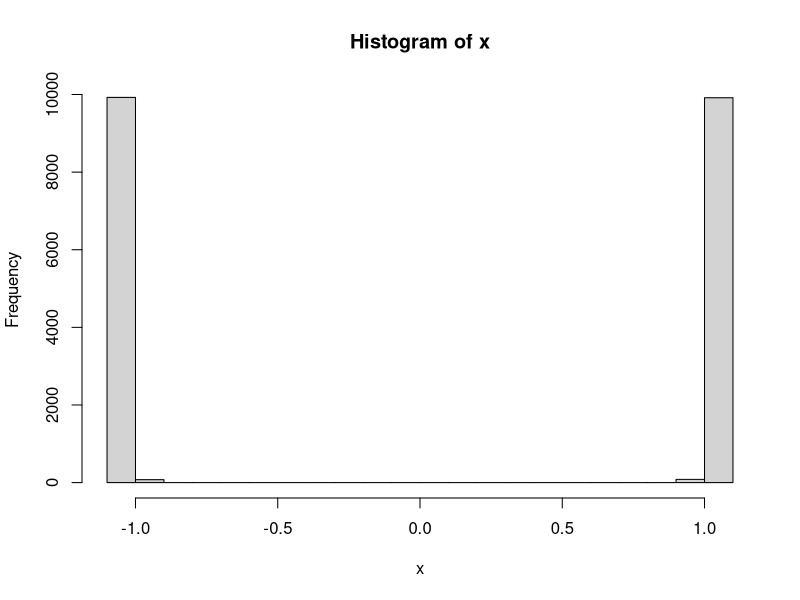

Source code (R):
rm(list=ls(all=T))
gc(reset=T)
set.seed(42)
n = 1e4
a = rbeta(n,20,.001)*-1
b = rbeta(n,20,.001)
x = c(a, b)

x = (x-mean(x)) / sd(x)
hist(x)
sum(abs(x)>sd(x)) / (n*2)
print(mean(x))
print(sd(x))
